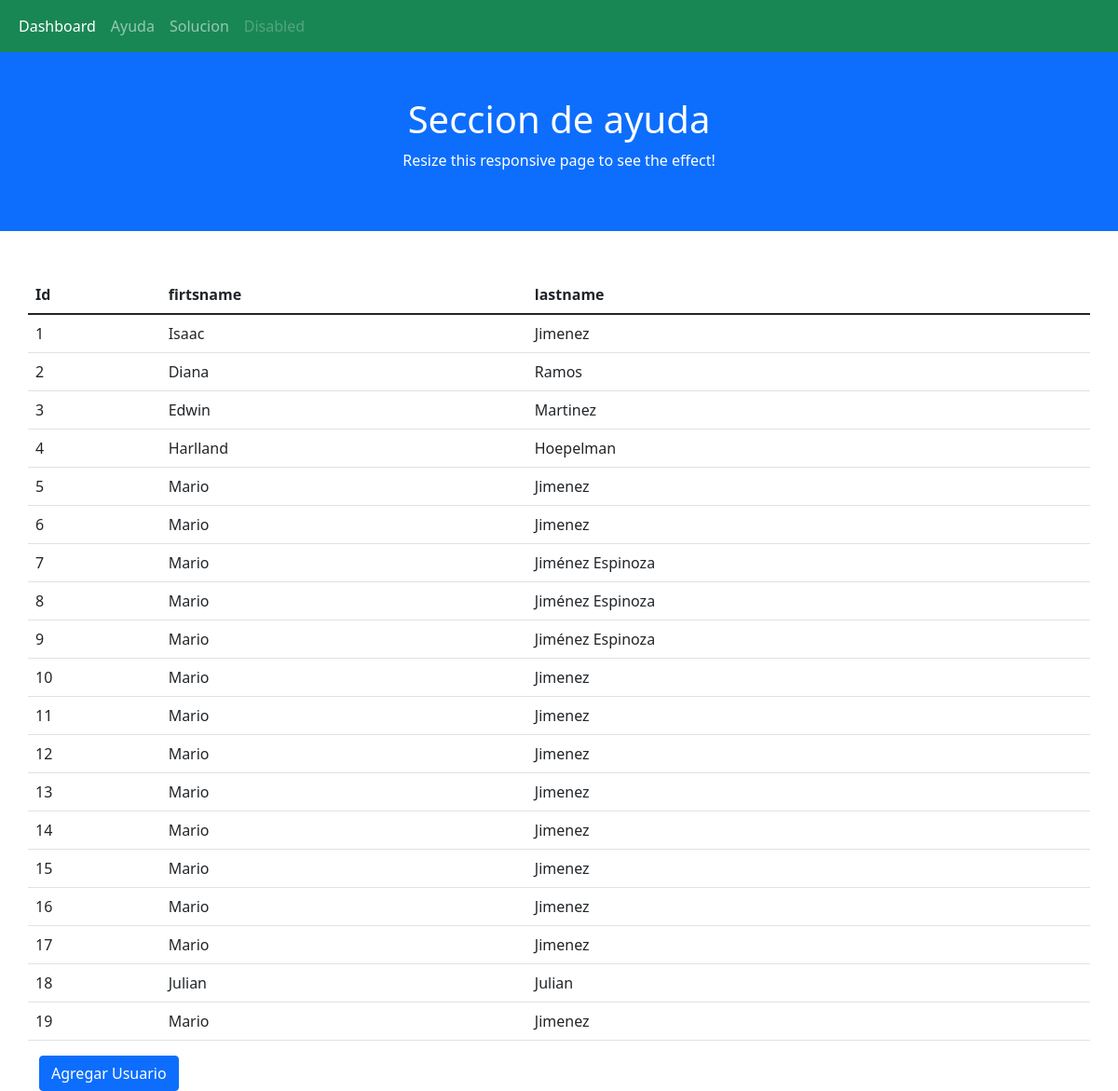
/dashboard/, run on the app's committed database.
### dashboard/models.py (models this page shows)
class Dashboard(models.Model):
    firtsname = models.CharField(max_length=255)
    lastname = models.CharField(max_length=255)

### dashboard/views.py (the view)
# urls.py: path('',views.index, name='Dashboard'),
def index(request):
    dashboard =  Dashboard.objects.all().values()
    template = loader.get_template('plantillas.html')
    context = {
        'mydashboard':dashboard,
    }
    return HttpResponse(template.render(context, request))

### dashboard/templates/plantillas.html (shortened to what this page needs)
<!DOCTYPE html>
<html lang="en">
<head>
  <link href="https://cdn.jsdelivr.net/npm/bootstrap@5.1.3/dist/css/bootstrap.min.css" rel="stylesheet">
</head>
<body>
<nav class="navbar navbar-expand-sm bg-success navbar-dark">
    <div class="container-fluid">
      <ul class="navbar-nav">
        <li class="nav-item">
          <a class="nav-link active" href="../dashboard">Dashboard</a>
        </li>
        <li class="nav-item">
          <a class="nav-link " href="../help">Ayuda</a>
        </li>
        <li class="nav-item">
          <a class="nav-link" href="../solucion">Solucion</a>
        </li>
        <li class="nav-item">
          <a class="nav-link disabled" href="#">Disabled</a>
        </li>
      </ul>
    </div>
  </nav>
<div class="container-fluid p-5 bg-primary text-white text-center">
  <h1>Seccion de ayuda</h1>
  <p>Resize this responsive page to see the effect!</p>
</div>
<div class="container mt-5">
  <div class="row">
    <table class="table">
      <thead>
        <tr>
          <th>Id</th>
          <th>firtsname</th>
          <th>lastname</th>
        </tr>
      </thead>
      <tbody>
        {% for x in mydashboard %}
        <tr>
          <td>{{ x.id }}</td>
          <td>{{ x.firtsname }}</td>
          <td>{{ x.lastname }}</td>
        </tr>
        {% endfor %}
      </tbody>
    </table>
    <a href="add/">
      <button type="button" class="btn btn-primary">Agregar Usuario
      </button>
    </a>
  </div>
</div>
</body>
</html>

### data on the page
Dashboard: id "1", firtsname "Isaac", lastname "Jimenez"
Dashboard: id "2", firtsname "Diana", lastname "Ramos"
Dashboard: id "3", firtsname "Edwin", lastname "Martinez"
Dashboard: id "4", firtsname "Harlland", lastname "Hoepelman"
Dashboard: id "5", firtsname "Mario", lastname "Jimenez"
Dashboard: id "6", firtsname "Mario", lastname "Jimenez"
Dashboard: id "7", firtsname "Mario", lastname "Jiménez Espinoza"
Dashboard: id "8", firtsname "Mario", lastname "Jiménez Espinoza"
Dashboard: id "9", firtsname "Mario", lastname "Jiménez Espinoza"
Dashboard: id "10", firtsname "Mario", lastname "Jimenez"
Dashboard: id "11", firtsname "Mario", lastname "Jimenez"
Dashboard: id "12", firtsname "Mario", lastname "Jimenez"
Dashboard: id "13", firtsname "Mario", lastname "Jimenez"
Dashboard: id "14", firtsname "Mario", lastname "Jimenez"
Dashboard: id "15", firtsname "Mario", lastname "Jimenez"
Dashboard: id "16", firtsname "Mario", lastname "Jimenez"
Dashboard: id "17", firtsname "Mario", lastname "Jimenez"
Dashboard: id "18", firtsname "Julian", lastname "Julian"
Dashboard: id "19", firtsname "Mario", lastname "Jimenez"
